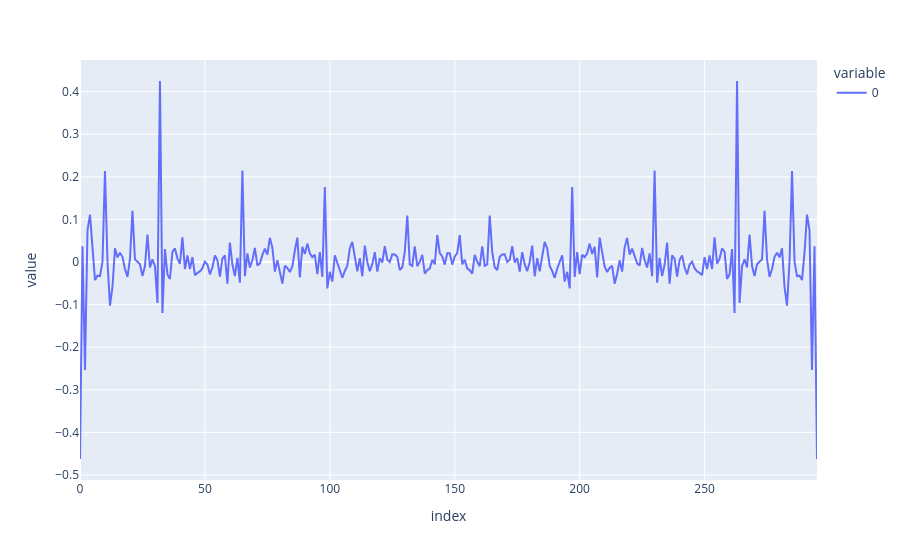

The notebook cell saved with this chart:
### Code cell
asd = np.fft.ifft(np.log(df_testing.iloc[0]["signal"])).real
px.line(asd[1:])

### Figure 1 — Plotly figure (JSON) as saved in the notebook; plotly's stock layout.template omitted (floating-point values rounded to 4 significant figures; data arrays with more than 128 entries replaced by an {"elided": "..."} marker saying what was removed)
{"data": [{"hovertemplate": "variable=0<br>index=%{x}<br>value=%{y}<extra></extra>", "legendgroup": "0", "line": {"color": "#636efa", "dash": "solid"}, "marker": {"symbol": "circle"}, "mode": "lines", "name": "0", "orientation": "v", "showlegend": true, "type": "scatter", "x": {"elided": "296 int values"}, "xaxis": "x", "y": {"elided": "296 float values"}, "yaxis": "y"}], "layout": {"legend": {"title": {"text": "variable"}, "tracegroupgap": 0}, "margin": {"t": 60}, "xaxis": {"anchor": "y", "domain": [0, 1], "title": {"text": "index"}}, "yaxis": {"anchor": "x", "domain": [0, 1], "title": {"text": "value"}}}}
